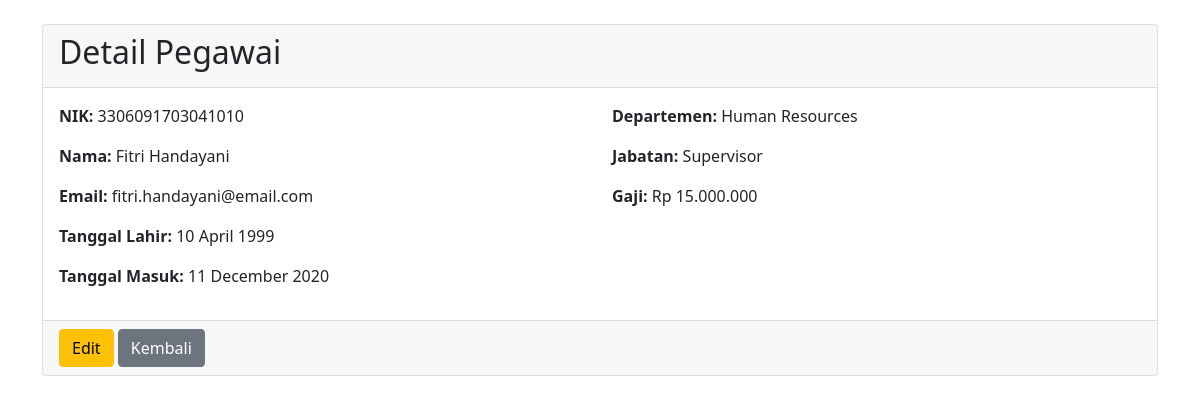
Screenshot of /employees/view.php?id=11 (signed in) with the database file from the repository.
### tables this page shows
CREATE TABLE `employees` (
  `emp_id` int(11) NOT NULL AUTO_INCREMENT,
  `nik` varchar(20) NOT NULL,
  `full_name` varchar(100) NOT NULL,
  `email` varchar(100) NOT NULL,
  `birth_date` date DEFAULT NULL,
  `hire_date` date DEFAULT NULL,
  `dept_id` int(11) DEFAULT NULL,
  `position_id` int(11) DEFAULT NULL,
  `salary` decimal(15,2) DEFAULT NULL,
  `created_at` timestamp NOT NULL DEFAULT current_timestamp(),
  `updated_at` timestamp NOT NULL DEFAULT current_timestamp() ON UPDATE current_timestamp(),
  PRIMARY KEY (`emp_id`),
  UNIQUE KEY `nik` (`nik`),
  UNIQUE KEY `email` (`email`),
  KEY `dept_id` (`dept_id`),
  KEY `position_id` (`position_id`),
  CONSTRAINT `employees_ibfk_1` FOREIGN KEY (`dept_id`) REFERENCES `departments` (`dept_id`),
  CONSTRAINT `employees_ibfk_2` FOREIGN KEY (`position_id`) REFERENCES `positions` (`position_id`)
);

CREATE TABLE `departments` (
  `dept_id` int(11) NOT NULL AUTO_INCREMENT,
  `dept_name` varchar(100) NOT NULL,
  `created_at` timestamp NOT NULL DEFAULT current_timestamp(),
  PRIMARY KEY (`dept_id`)
);

CREATE TABLE `positions` (
  `position_id` int(11) NOT NULL AUTO_INCREMENT,
  `position_name` varchar(100) NOT NULL,
  `salary_range_min` decimal(15,2) DEFAULT NULL,
  `salary_range_max` decimal(15,2) DEFAULT NULL,
  `created_at` timestamp NOT NULL DEFAULT current_timestamp(),
  PRIMARY KEY (`position_id`)
);

### employees/view.php (the view, shortened to what this page needs)
<?php
$database = new Database();
$db = $database->getConnection();
if (isset($_GET['id'])) {
    $emp_id = $_GET['id'];
    try {
        $query = "SELECT
            e.emp_id,
            e.nik,
            e.full_name,
            e.email,
            e.birth_date,
            e.hire_date,
            d.dept_name,
            p.position_name,
            e.salary
        FROM employees e
        LEFT JOIN departments d ON e.dept_id = d.dept_id
        LEFT JOIN positions p ON e.position_id = p.position_id
        WHERE e.emp_id = ?";
        $stmt = $db->prepare($query);
        $stmt->execute([$emp_id]);
        $employee = $stmt->fetch(PDO::FETCH_ASSOC);
    } catch (PDOException $e) {
        error_log("Database Error: " . $e->getMessage());
        die("Maaf, terjadi kesalahan dalam mengakses data.");
    }
} else {
    header("Location: index.php");
    exit();
}
?>
<!DOCTYPE html>
<html lang="id">
<head>
    <link href="https://cdn.jsdelivr.net/npm/bootstrap@5.1.3/dist/css/bootstrap.min.css" rel="stylesheet">
</head>
<body>
    <div class="container mt-4">
        <div class="card">
            <div class="card-header">
                <h2>Detail Pegawai</h2>
            </div>
            <div class="card-body">
                <div class="row">
                    <div class="col-md-6">
                        <p><strong>NIK:</strong> <?php echo htmlspecialchars($employee['nik']); ?></p>
                        <p><strong>Nama:</strong> <?php echo htmlspecialchars($employee['full_name']); ?></p>
                        <p><strong>Email:</strong> <?php echo htmlspecialchars($employee['email']); ?></p>
                        <p><strong>Tanggal Lahir:</strong> <?php echo date('d F Y', strtotime($employee['birth_date'])); ?></p>
                        <p><strong>Tanggal Masuk:</strong> <?php echo date('d F Y', strtotime($employee['hire_date'])); ?></p>
                    </div>
                    <div class="col-md-6">
                        <p><strong>Departemen:</strong> <?php echo htmlspecialchars($employee['dept_name']); ?></p>
                        <p><strong>Jabatan:</strong> <?php echo htmlspecialchars($employee['position_name']); ?></p>
                        <p><strong>Gaji:</strong> Rp <?php echo number_format($employee['salary'], 0, ',', '.'); ?></p>
                    </div>
                </div>
            </div>
            <div class="card-footer">
                <a href="edit.php?id=<?php echo htmlspecialchars($employee['emp_id']); ?>" class="btn btn-warning">Edit</a>
                <a href="index.php" class="btn btn-secondary">Kembali</a>
            </div>
        </div>
    </div>
</body>
</html>

### rows the page displays
employees: nik "3306091703041010", full_name "Fitri Handayani", email "fitri.handayani@email.com", birth_date "10 April 1999", hire_date "11 December 2020", dept.dept_name "Human Resources", position.position_name "Supervisor", salary "15.000.000"
